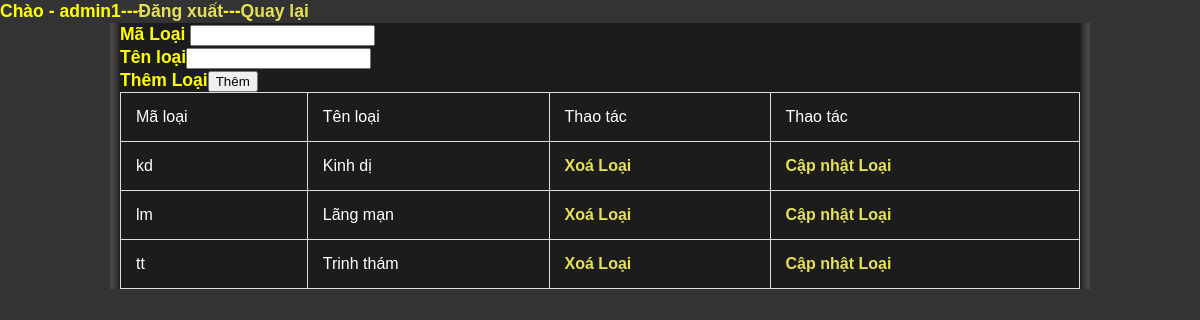
Screenshot of /BookStore_truong/templatemo_086_book_store/quanly_loai.php (signed in) with the database file from the repository.
### tables this page shows
CREATE TABLE IF NOT EXISTS `loai` (
  `maloai` varchar(10) NOT NULL,
  `tenloai` varchar(50) NOT NULL,
  PRIMARY KEY (`maloai`)
);

### BookStore_truong/templatemo_086_book_store/quanly_loai.php (the view, shortened to what this page needs)
<?php
if(isset($_SESSION["taikhoan"])&&$_SESSION["admin"]==1)
{
	echo '<h3 style="color:yellow;">Chào - '. $_SESSION["taikhoan"]
	.'---'.'<a href="logout.php">Đăng xuất</a>'
	.'---' .'<a href="quanly_admin1.php">Quay lại</a>';
}
else
{
	header('location:index.php');
}
?>
<?php
include"connect.php";
$sql="SELECT * FROM loai ";
$stm=$obj->query($sql);
$data=$stm->fetchAll();
?>
<!DOCTYPE html PUBLIC "-//W3C//DTD XHTML 1.0 Transitional//EN" "http://www.w3.org/TR/xhtml1/DTD/xhtml1-transitional.dtd">
<html xmlns="http://www.w3.org/1999/xhtml">
<head>
<link href="templatemo_style.css" rel="stylesheet" type="text/css" />
</head>
<body>
<div id="templatemo_container">
<table border="1">
<tr>
	<td>Mã loại</td>
	<td>Tên loại</td>
	<td>Thao tác</td>
	<td>Thao tác</td>
</tr>
<?php
foreach($data as $key=>$value)
{
	?>
	<tr>
		<td><?php echo $value['maloai']?></td>
		<td><?php echo $value['tenloai']?></td>
			<td>
			<a href="xoa.php?maloai=<?php echo $value['maloai'] ?>">Xoá Loại</a>
		</td>
		<td>
			<a href="capnhat.php?maloai=<?php echo $value['maloai'] ?>">Cập nhật Loại</a>
		</td>
	</tr>
	<?php
}
?>
<form method="post" enctype="multipart/form-data" >Mã Loại <input type="text" name="maloai"><br>Tên loại<input type="text" name="tenloai"><br>Thêm Loại<input type="submit" value="Thêm" name="them">
</table>
</div>
</body>

### BookStore_truong/templatemo_086_book_store/templatemo_style.css (style rules this page uses)
body { margin: 0; padding: 0; line-height: 1.5em; font-family: Verdana, Arial, san-serif; font-size: 15px; color: #ffffff; background-color:#333333; }
a:link, a:visited { color: #e6e154; text-decoration: none; font-weight: bold; }
#templatemo_container { width: 960px; margin: 0 auto; padding: 0 10px; background: #1c1c1b url(images/templatemo_bg.jpg) repeat-y; }
#abc table, td, th { border: 1px solid #ddd; text-align: left; }
table { border-collapse: collapse; width: 100%; }
th, td { padding: 15px; }

### rows the page displays
loai: maloai "kd", tenloai "Kinh dị"
loai: maloai "lm", tenloai "Lãng mạn"
loai: maloai "tt", tenloai "Trinh thám"

### other values shown
$_SESSION["taikhoan"] "admin1"
